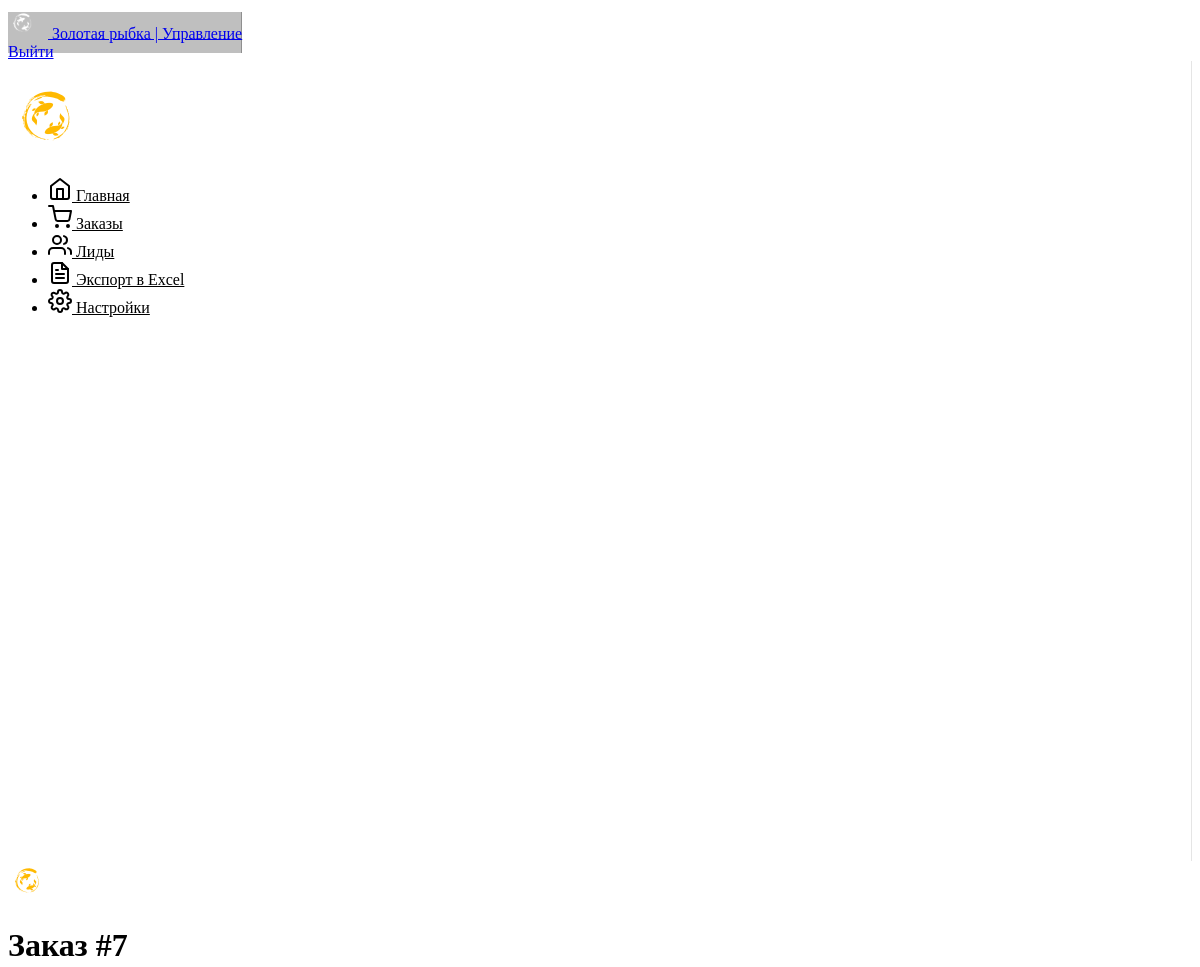
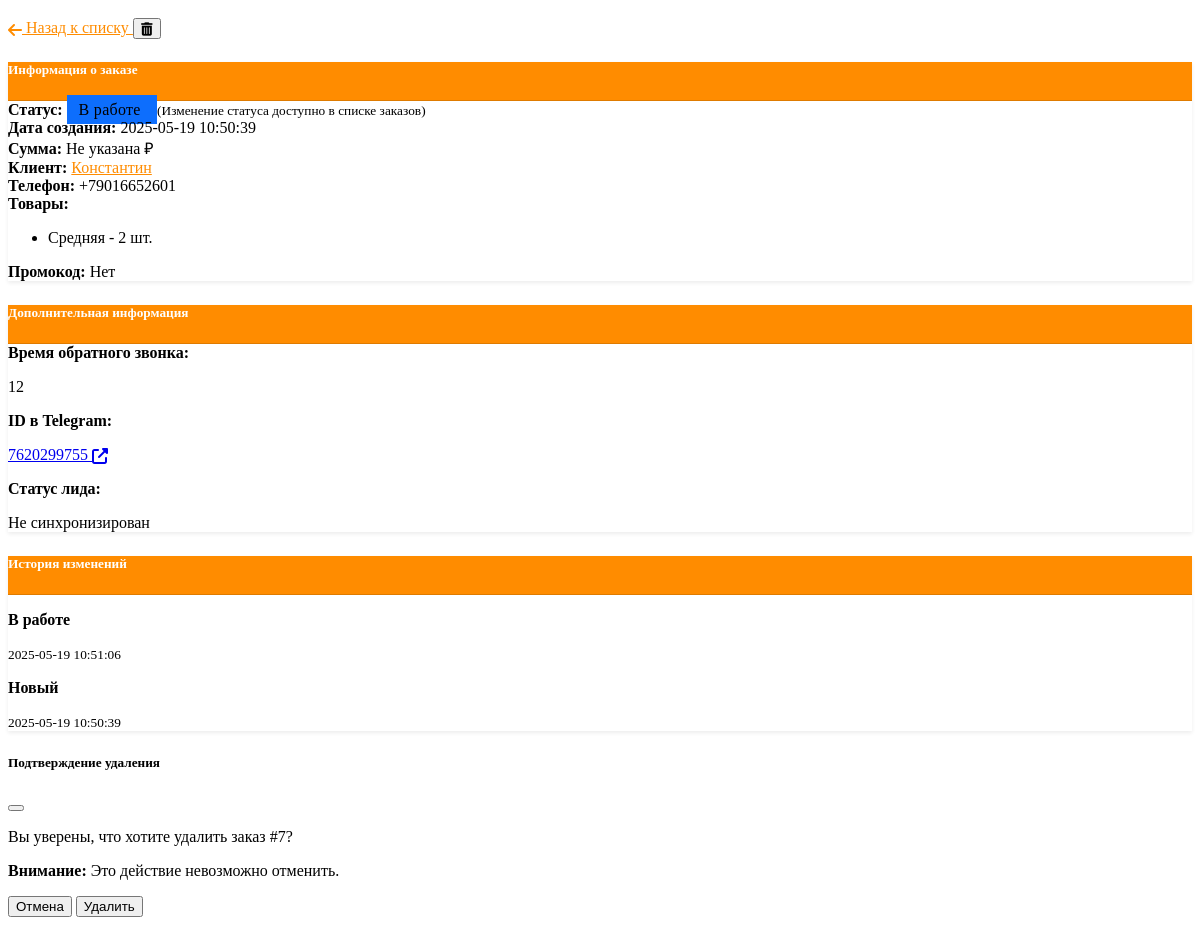
/order/7, run on the app's committed database (2 pictures, top to bottom).
### tables this page shows
CREATE TABLE orders(
        id INTEGER PRIMARY KEY,
        user_id INTEGER,
        full_name TEXT,
        items TEXT,
        total REAL,
        promo_used TEXT,
        phone TEXT,
        status TEXT DEFAULT 'неподтверждён',
        confirmed INTEGER DEFAULT 0,
        callback_time INTEGER,
        timestamp DATETIME,
        notion_page_id TEXT,
        username TEXT, session_id TEXT);

CREATE TABLE order_statuses(
        id INTEGER PRIMARY KEY,
        order_id INTEGER,
        status TEXT,
        timestamp DATETIME,
        notified INTEGER DEFAULT 0,
        FOREIGN KEY(order_id) REFERENCES orders(id));

### bot/main.py (the view)
@app.route("/order/<int:order_id>")
def order_detail(order_id):
    import json
    import traceback
    conn = get_db_connection()
    try:
        order = conn.execute("""
            SELECT id, user_id, full_name, phone, items, total, promo_used, status, callback_time, timestamp,
                   username, notion_page_id
            FROM orders
            WHERE id = ?
        """, (order_id,)).fetchone()
        if not order:
            flash("Заказ не найден", "danger")
            return redirect(url_for('orders'))
        status_history = conn.execute("""
            SELECT status, timestamp, notified
            FROM order_statuses
            WHERE order_id = ?
            ORDER BY timestamp DESC
        """, (order_id,)).fetchall()
        associated_lead = conn.execute("""
            SELECT id, data, stage, timestamp, is_repeat, is_completed, expired
            FROM leads
            WHERE order_id = ?
        """, (order_id,)).fetchone()
        user_data = None
        if order['user_id']:
            user_query = """
                SELECT created_at, updated_at,
                       (SELECT COUNT(*) FROM orders WHERE user_id = ?) as orders_count
                FROM users
                WHERE telegram_id = ?
            """
            user_data = conn.execute(user_query, (order['user_id'], order['user_id'])).fetchone()
        items_list = []
        try:
            if order['items']:
                items_data = json.loads(order['items'])
                if isinstance(items_data, list):
                    if len(items_data) > 0 and isinstance(items_data[0], dict):
                        for item in items_data:
                            if 'name' in item:
                                items_list.append(f"{item['name']} - {item.get('quantity', 1)} шт.")
                            elif 'size' in item:
                                items_list.append(f"{item['size']} - {item.get('quantity', 1)} шт.")
                            else:
                                items_list.append(str(item))
                    else:
                        items_list = items_data
                elif isinstance(items_data, dict):
                    for key, value in items_data.items():
                        if isinstance(value, dict) and 'name' in value:
                            items_list.append(f"{value['name']} - {value.get('quantity', 1)} шт.")
                        else:
                            items_list.append(f"{key}: {value}")
        except json.JSONDecodeError:
            app.logger.error(f"Ошибка декодирования JSON в заказе {order_id}")
            app.logger.error(traceback.format_exc())
            items_list = ['Ошибка данных']
        except Exception as e:
            app.logger.error(f"Ошибка обработки товаров заказа {order_id}: {e}")
            app.logger.error(traceback.format_exc())
            items_list = ['Ошибка обработки данных']
        lead_info = None
        if associated_lead:
            try:
                lead_data = json.loads(associated_lead['data']) if associated_lead['data'] else {}
                lead_stage = associated_lead['stage']
                if ":" in lead_stage:
                    lead_stage = lead_stage.split(":")[-1]
                lead_info = {
                    'id': associated_lead['id'],
                    'stage': lead_stage,
                    'timestamp': associated_lead['timestamp'],
                    'is_repeat': associated_lead['is_repeat'] == 1,
                    'is_completed': associated_lead['is_completed'] == 1,
                    'expired': associated_lead['expired'] == 1,
                    'data': lead_data
                }
            except json.JSONDecodeError:
                app.logger.error(f"Ошибка декодирования JSON в лиде для заказа {order_id}")
                lead_info = {
                    'id': associated_lead['id'],
                    'stage': associated_lead['stage'],
                    'timestamp': associated_lead['timestamp'],
                    'is_repeat': associated_lead['is_repeat'] == 1,
                    'is_completed': associated_lead['is_completed'] == 1,
                    'expired': associated_lead['expired'] == 1,
                    'data': 'Ошибка данных'
                }
        is_repeat_customer = False
        customer_since = None
        if user_data:
            is_repeat_customer = user_data['orders_count'] > 1 if 'orders_count' in user_data else False
            customer_since = user_data['created_at'] if 'created_at' in user_data else None
        processed_order = {
            'id': order['id'],
            'user_id': order['user_id'],
            'full_name': order['full_name'],
            'phone': order['phone'],
            'products_list': items_list,  # Изменено название ключа с 'items' на 'products_list'
            'total': order['total'] or 'Не указана',
            'promo_used': order['promo_used'] or "Нет",
            'status': order['status'],
            'callback_time': order['callback_time'],
            'timestamp': order['timestamp'],
            'is_repeat_customer': is_repeat_customer,
            'customer_since': customer_since,
            'notion_status': 'Синхронизирован' if order['notion_page_id'] else 'Не синхронизирован',
            'username': order['username'] if 'username' in order else None
        }
        available_statuses = ['Новый', 'В работе', 'Завершён']
        return render_template('order_detail.html',
                               order=processed_order,
                               status_history=status_history,
                               available_statuses=available_statuses,
                               lead=lead_info)
    except Exception as e:
        app.logger.error(f"Ошибка при отображении заказа {order_id}: {e}")
        app.logger.error(traceback.format_exc())
        flash(f"Произошла ошибка при загрузке заказа: {e}", "danger")
        return redirect(url_for('orders'))
    finally:
        conn.close()

### bot/main.py (called while the page is built)
@app.before_request
def make_folders():
    os.makedirs('static/exports', exist_ok=True)
    os.makedirs('static/files', exist_ok=True)

def get_db_connection():
    conn = sqlite3.connect('bot.db', detect_types=sqlite3.PARSE_DECLTYPES)
    conn.row_factory = sqlite3.Row
    return conn

### bot/templates/order_detail.html (shortened to what this page needs)
{% extends "base.html" %}
{% block content %}
<div class="container-fluid">
    <div class="d-flex justify-content-between flex-wrap flex-md-nowrap align-items-center pt-3 pb-2 mb-3 border-bottom">
        <div class="d-flex align-items-center">
            <img src="/static/img/fish-logo.png" alt="Логотип Золотая рыбка" style="height: 40px; margin-right: 15px;">
            <h1 class="h2">Заказ #{{ order.id }}</h1>
        </div>
        <div class="btn-toolbar mb-2 mb-md-0">
            <a href="{{ url_for('orders') }}" class="btn btn-outline-orange me-2">
                <i class="fas fa-arrow-left"></i>
                Назад к списку
            </a>
            <button id="deleteOrderBtn" class="btn btn-outline-danger" title="Удалить заказ">
                <i class="fas fa-trash-alt"></i>
            </button>
        </div>
    </div>
    <div class="row">
        <div class="col-md-8">
            <div class="card mb-4">
                <div class="card-header bg-orange text-white">
                    <h5 class="mb-0">Информация о заказе</h5>
                </div>
                <div class="card-body">
                    <div class="row mb-3">
                        <div class="col-md-4">
                            <strong>Статус:</strong>
                            <span class="badge rounded-pill text-white"
                                style="
                                {% if order.status == 'В работе' %}background-color: #0d6efd;{% endif %}
                                padding: 6px 12px;">
                                {{ order.status }}
                            </span>
                            <small class="text-muted d-block mt-1">(Изменение статуса доступно в списке заказов)</small>
                        </div>
                        <div class="col-md-4">
                            <strong>Дата создания:</strong>
                            <span>{{ order.timestamp }}</span>
                        </div>
                        <div class="col-md-4">
                            <strong>Сумма:</strong>
                            <span>{{ order.total }} ₽</span>
                        </div>
                    </div>
                    <div class="row mb-3">
                        <div class="col-md-6">
                            <strong>Клиент:</strong>
                            <a href="{{ url_for('user_detail', user_id=order.user_id) }}" class="text-orange">
                                {{ order.full_name }}
                            </a>
                        </div>
                        <div class="col-md-6">
                            <strong>Телефон:</strong>
                            <span>{{ order.phone }}</span>
                        </div>
                    </div>
                    <div class="row mb-3">
                        <div class="col-md-6">
                            <strong>Товары:</strong>
                            <ul class="mt-2 ps-3">
                                {% if order.products_list %}
                                    {% for item in order.products_list %}
                                        <li>
                                            {% if 'Бонус: книга' in item %}
                                                <a href="{{ url_for('static', filename='files/101 Дымный рецепт.pdf') }}" target="_blank" class="text-orange">
                                                    {{ item }} <i class="fas fa-download ms-1"></i>
                                                </a>
                                            {% else %}
                                                {{ item }}
                                            {% endif %}
                                        </li>
                                    {% endfor %}
                                {% else %}
                                    <li>Товары не указаны</li>
                                {% endif %}
                            </ul>
                        </div>
                        <div class="col-md-6">
                            <strong>Промокод:</strong>
                            <span>{{ order.promo_used if order.promo_used else 'Не использован' }}</span>
                        </div>
                    </div>
                </div>
            </div>
        </div>
        <div class="col-md-4">
            <div class="card mb-4">
                <div class="card-header bg-orange text-white">
                    <h5 class="mb-0">Дополнительная информация</h5>
                </div>
                <div class="card-body">
                    <div class="mb-3">
                        <strong>Время обратного звонка:</strong>
                        <p>{{ order.callback_time if order.callback_time else 'Не указано' }}</p>
                    </div>
                    <div class="mb-3">
                        <strong>ID в Telegram:</strong>
                        <p>
                            {% if order.user_id %}
                                {% if order.username %}
                                    <a href="https://t.me/{{ order.username }}" target="_blank" class="text-primary">
                                        {{ order.user_id }} (@{{ order.username }})
                                        <i class="fas fa-external-link-alt"></i>
                                    </a>
                                {% else %}
                                    <a href="tg://user?id={{ order.user_id }}" target="_blank" class="text-primary">
                                        {{ order.user_id }}
                                        <i class="fas fa-external-link-alt"></i>
                                    </a>
                                {% endif %}
                            {% else %}
                                Нет информации
                            {% endif %}
                        </p>
                    </div>
                    <div>
                        <strong>Статус лида:</strong>
                        <p class="mb-0">{{ order.notion_status if order.notion_status else 'Не синхронизирован' }}</p>
                    </div>
                </div>
            </div>
            <div class="card">
                <div class="card-header bg-orange text-white">
                    <h5 class="mb-0">История изменений</h5>
                </div>
                <div class="card-body">
                    {% if status_history %}
                        <div class="timeline">
                            {% for status in status_history %}
                                <div class="timeline-item">
                                    <div class="timeline-content">
                                        <p class="mb-0"><strong>{{ status.status }}</strong></p>
                                        <small class="text-muted">{{ status.timestamp }}</small>
                                    </div>
                                </div>
                            {% endfor %}
                        </div>
                    {% else %}
                        <p class="text-muted mb-0">История изменений отсутствует</p>
                    {% endif %}
                </div>
            </div>
        </div>
    </div>
</div>
<div class="modal fade" id="deleteModal" tabindex="-1" aria-labelledby="deleteModalLabel" aria-hidden="true">
    <div class="modal-dialog">
        <div class="modal-content">
            <div class="modal-header">
                <h5 class="modal-title" id="deleteModalLabel">Подтверждение удаления</h5>
                <button type="button" class="btn-close" data-bs-dismiss="modal" aria-label="Close"></button>
            </div>
            <div class="modal-body">
                <p>Вы уверены, что хотите удалить заказ #{{ order.id }}?</p>
                <p class="text-danger"><strong>Внимание:</strong> Это действие невозможно отменить.</p>
            </div>
            <div class="modal-footer">
                <button type="button" class="btn btn-secondary" data-bs-dismiss="modal">Отмена</button>
                <button type="button" class="btn btn-danger" id="confirmDelete">Удалить</button>
            </div>
        </div>
    </div>
</div>
{% endblock %}

### bot/static/css/orange-theme.css (style rules this page uses)
:root { --bs-primary: #FF8C00; --bs-primary-rgb: 255, 140, 0; --bs-link-color: #FF8C00; --bs-link-hover-color: #FF6600; }
.bg-orange { background-color: #FF8C00 !important; }
.text-orange { color: #FF8C00 !important; }
.btn-outline-orange { color: #FF8C00; border-color: #FF8C00; }
.card { box-shadow: 0 0.125rem 0.25rem rgba(0, 0, 0, 0.075); margin-bottom: 1.5rem; }
.card-header { background-color: rgba(0, 0, 0, 0.03); border-bottom: 1px solid rgba(0, 0, 0, 0.125); }
.card-header.bg-orange { background-color: #FF8C00 !important; color: white; }
.fa, .fas, .far, .fab { vertical-align: middle; }
.badge { font-weight: 500; letter-spacing: 0.3px; }

### bot/templates/base.html (style rules this page uses)
:root { --bs-primary: #FF8C00; --bs-primary-rgb: 255, 140, 0; --bs-primary-bg-subtle: rgba(255, 140, 0, 0.1); --bs-link-color: #FF8C00; --bs-link-hover-color: #FF6600; --bs-btn-bg: #FF8C00; --bs-btn-border-color: #FF8C00; --bs-btn-hover-bg: #FF6600; --bs-btn-hover-border-color: #FF6600; --bs-btn-active-bg: #FF5500; --bs-btn-active-border-color: #FF5500; }

### data on the page
orders: id "7", status "В работе", timestamp "2025-05-19 10:50:39", full_name "Константин", phone "+79016652601", callback_time "12", user_id "7620299755"
order_statuses: status "В работе", timestamp "2025-05-19 10:51:06"
order_statuses: status "Новый", timestamp "2025-05-19 10:50:39"

### other printed values
{{ order.total }} "Не указана"
{{ item }} "Средняя - 2 шт."
{{ order.promo_used if order.promo_used else 'Не использован' }} "Нет"
{{ order.notion_status if order.notion_status else 'Не синхронизирован' }} "Не синхронизирован"
